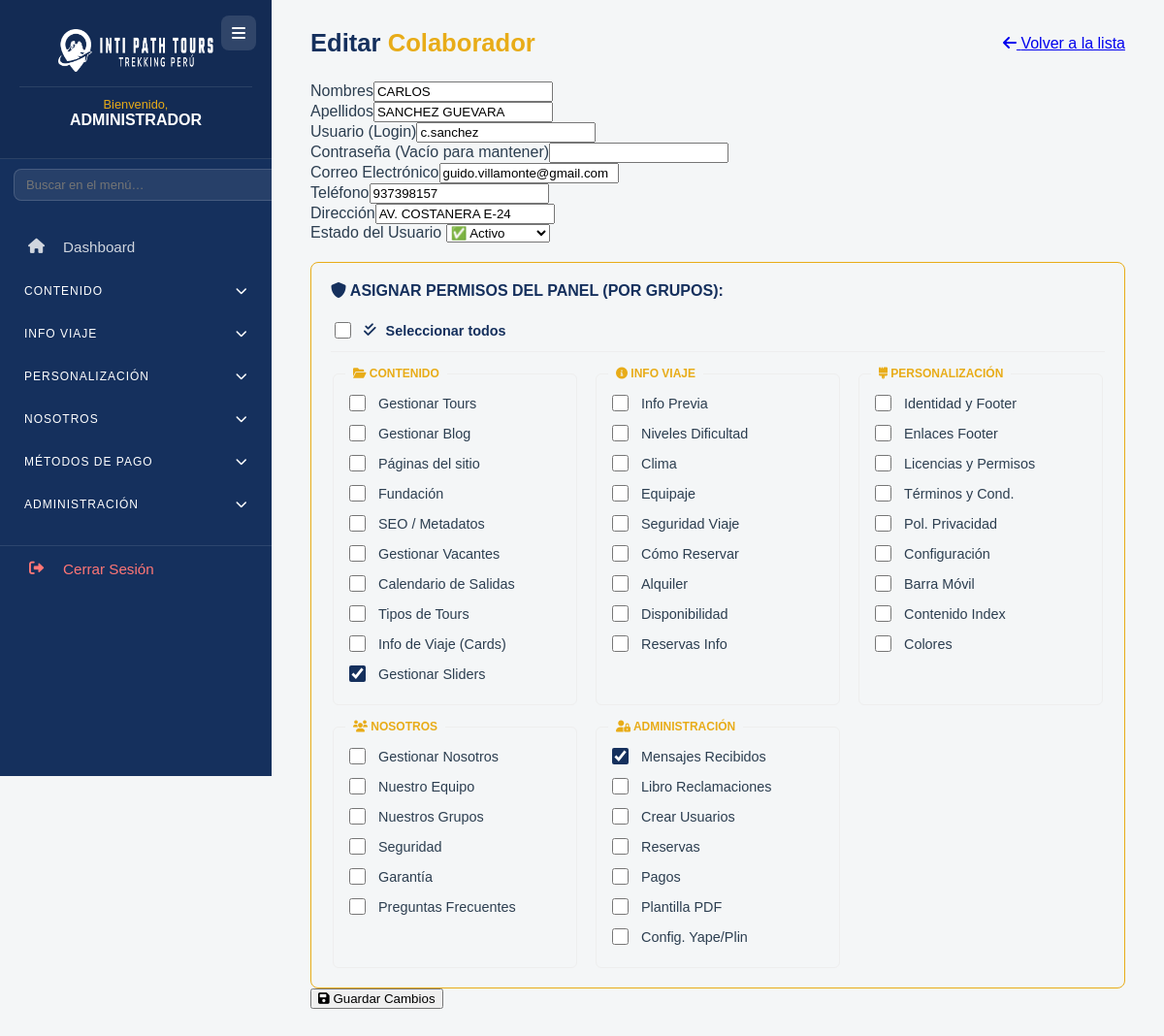
Screenshot of /admin/edit_usuarios.php?edit=2 (signed in) with the database file from the repository.
### tables this page shows
CREATE TABLE `usuarios` (
  `id` int NOT NULL AUTO_INCREMENT,
  `usuario` varchar(50) NOT NULL,
  `nombres` varchar(100) DEFAULT NULL,
  `apellidos` varchar(100) DEFAULT NULL,
  `email` varchar(100) NOT NULL,
  `direccion` varchar(255) DEFAULT NULL,
  `telefono` varchar(20) DEFAULT NULL,
  `password` varchar(255) NOT NULL,
  `permisos` text,
  `estado` tinyint(1) DEFAULT '1',
  `fecha_creacion` timestamp NOT NULL DEFAULT CURRENT_TIMESTAMP,
  `reset_token` varchar(100) DEFAULT NULL,
  `token_expira` datetime DEFAULT NULL,
  PRIMARY KEY (`id`),
  UNIQUE KEY `usuario` (`usuario`)
);

### admin/edit_usuarios.php (the view, shortened to what this page needs)
<?php
$database = new Database();
$db = $database->getConnection();
$data = null;
if (isset($_GET['edit'])) {
    $stmt = $db->prepare("SELECT * FROM usuarios WHERE id = ?");
    $stmt->execute([$_GET['edit']]);
    $data = $stmt->fetch(PDO::FETCH_ASSOC);
}
?>
<!DOCTYPE html>
<html lang="es">
<head>
    <link rel="stylesheet" href="../assets/css/admin.css">
    <link rel="stylesheet" href="https://cdnjs.cloudflare.com/ajax/libs/font-awesome/6.0.0/css/all.min.css">
</head>
<body class="admin-panel page-usuarios-edit">
    <div class="admin-container">
        <?php include '../includes/sidebar.php'; ?>
        <main class="main-content">
            <header class="header-main">
                <h1><?php echo $data ? 'Editar' : 'Registrar'; ?> <span>Colaborador</span></h1>
                <a href="usuarios_crear.php" class="btn-primary-inti">
                    <i class="fas fa-arrow-left"></i> Volver a la lista
                </a>
            </header>
            <section class="card-admin">
                <form method="POST">
                    <div class="row">
                        <div class="col"><label>Nombres</label><input type="text" name="nombres" value="<?php echo $data['nombres'] ?? ''; ?>" required></div>
                        <div class="col"><label>Apellidos</label><input type="text" name="apellidos" value="<?php echo $data['apellidos'] ?? ''; ?>" required></div>
                    </div>
                    <div class="row">
                        <div class="col"><label>Usuario (Login)</label><input type="text" name="usuario" value="<?php echo $data['usuario'] ?? ''; ?>" required></div>
                        <div class="col"><label>Contraseña <?php echo $data ? '(Vacío para mantener)' : ''; ?></label><input type="password" name="password" <?php echo $data ? '' : 'required'; ?>></div>
                    </div>
                    <div class="row">
                        <div class="col"><label>Correo Electrónico</label><input type="email" name="email" value="<?php echo $data['email'] ?? ''; ?>" required></div>
                        <div class="col"><label>Teléfono</label><input type="text" name="telefono" value="<?php echo $data['telefono'] ?? ''; ?>"></div>
                    </div>
                    <div class="row">
                        <div class="col"><label>Dirección</label><input type="text" name="direccion" value="<?php echo $data['direccion'] ?? ''; ?>"></div>
                        <div class="col">
                            <label>Estado del Usuario</label>
                            <select name="estado" class="select-standard">
                                <option value="1" <?php echo (isset($data['estado']) && $data['estado'] == 1) ? 'selected' : ''; ?>>✅ Activo</option>
                            </select>
                        </div>
                    </div>
                    <div class="permisos-box" style="margin-top: 20px; border: 1px solid #E8AC18; border-radius: 8px; padding: 20px;">
                        <label class="title-permisos" style="color: #15305D; font-weight: bold; margin-bottom: 20px; display: block;">
                            <i class="fas fa-shield-alt"></i> ASIGNAR PERMISOS DEL PANEL (POR GRUPOS):
                        </label>
                        <label style="display: flex; align-items: center; gap: 10px; margin-bottom: 15px; cursor: pointer; font-size: 0.9rem; font-weight: 600; color: #15305D; border-bottom: 1px solid #eee; padding-bottom: 10px;">
                            <input type="checkbox" id="seleccionar_todos" style="accent-color: #15305D; width: 17px; height: 17px;">
                            <i class="fas fa-check-double"></i> Seleccionar todos
                        </label>
                        <div class="permisos-grid" style="display: grid; grid-template-columns: repeat(auto-fit, minmax(220px, 1fr)); gap: 15px;">
                            <?php
                            $mis_perms = explode(',', $data['permisos'] ?? '');
                            foreach ($grupos as $titulo => $info): ?>
                                <fieldset style="border: 1px solid #eee; border-radius: 6px; padding: 12px;">
                                    <legend style="font-size: 0.75rem; font-weight: bold; color: #E8AC18; padding: 0 8px; text-transform: uppercase;">
                                        <i class="fas <?php echo $info['icon']; ?>"></i> <?php echo $titulo; ?>
                                    </legend>
                                    <?php foreach ($info['items'] as $valor => $nombre): ?>
                                        <label style="display: flex; align-items: center; gap: 10px; margin-bottom: 8px; cursor: pointer; font-size: 0.9rem;">
                                            <input type="checkbox" name="accesos[]" value="<?php echo $valor; ?>"
                                                style="accent-color: #15305D; width: 17px; height: 17px;"
                                                <?php echo in_array($valor, $mis_perms) ? 'checked' : ''; ?>>
                                            <?php echo $nombre; ?>
                                        </label>
                                    <?php endforeach; ?>
                                </fieldset>
                            <?php endforeach; ?>
                        </div>
                    </div>
                    <div class="form-actions">
                        <button type="submit" class="btn-save">
                            <i class="fas fa-save"></i> <?php echo $data ? 'Guardar Cambios' : 'Registrar Colaborador'; ?>
                        </button>
                    </div>
                </form>
            </section>
        </main>
    </div>
</body>
</html>

### assets/css/admin.css (style rules this page uses)
:root { --color-primario-azul: #15305D; --color-secundario-amarillo: #E8AC18; --color-texto-oscuro: #2C3E50; --color-texto-claro: #ECF0F1; --sidebar-width: 280px; }
body { background-color: #f4f6f7; font-family: 'Montserrat', sans-serif; margin: 0; color: var(--color-texto-oscuro); }
.admin-wrapper, .admin-container { display: flex; min-height: 100vh; }
.main-content { flex: 1; padding: 30px 40px; overflow-y: auto; background-color: #f4f6f7; }
.header-main { display: flex; justify-content: space-between; align-items: center; margin-bottom: 25px; flex-wrap: wrap; gap: 12px; }
.header-main h1 { font-size: 1.6rem; font-weight: 800; color: var(--color-primario-azul); margin: 0; }
.header-main h1 span { color: var(--color-secundario-amarillo); }

### rows the page displays
usuarios: nombres "CARLOS", apellidos "SANCHEZ GUEVARA", usuario "c.sanchez", email "guido.villamonte@gmail.com", telefono "937398157", direccion "AV. COSTANERA E-24", estado "✅ Activo", permisos "☑"

### other values shown
$usuario_nombre "ADMINISTRADOR"
$titulo "CONTENIDO"
$nombre "Gestionar Tours"
$nombre "Gestionar Blog"
$nombre "Páginas del sitio"
$nombre "Fundación"
$nombre "SEO / Metadatos"
$nombre "Gestionar Vacantes"
$nombre "Calendario de Salidas"
$nombre "Tipos de Tours"
$nombre "Info de Viaje (Cards)"
$nombre "Gestionar Sliders"
$titulo "INFO VIAJE"
$nombre "Info Previa"
$nombre "Niveles Dificultad"
